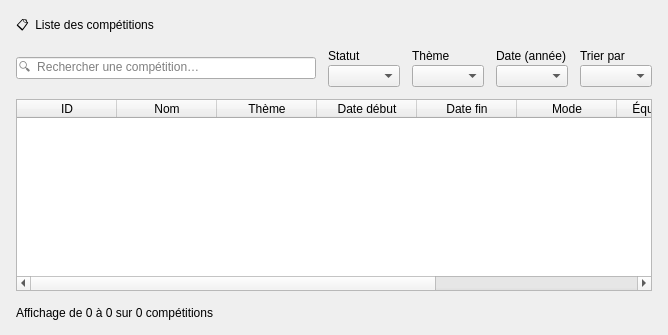
                       <widget class="QFrame" name="cardList">
                        <property name="card" stdset="0">
                         <bool>true</bool>
                        </property>
                        <layout class="QVBoxLayout" name="listLayout" stretch="0,0,1,0">
                         <property name="spacing">
                          <number>12</number>
                         </property>
                         <property name="leftMargin">
                          <number>16</number>
                         </property>
                         <property name="topMargin">
                          <number>16</number>
                         </property>
                         <property name="rightMargin">
                          <number>16</number>
                         </property>
                         <property name="bottomMargin">
                          <number>12</number>
                         </property>
                         <item>
                          <widget class="QLabel" name="lblList">
                           <property name="role" stdset="0">
                            <string notr="true">cardTitle</string>
                           </property>
                           <property name="text">
                            <string>📋  Liste des compétitions</string>
                           </property>
                          </widget>
                         </item>
                         <item>
                          <layout class="QHBoxLayout" name="filterLayout" stretch="2,1,1,1">
                           <property name="spacing">
                            <number>12</number>
                           </property>
                           <item>
                            <widget class="QLineEdit" name="search">
                             <property name="minimumSize">
                              <size>
                               <width>300</width>
                               <height>0</height>
                              </size>
                             </property>
                             <property name="placeholderText">
                              <string>🔍  Rechercher une compétition…</string>
                             </property>
                            </widget>
                           </item>
                           <item>
                            <layout class="QVBoxLayout" name="fStatutLayout">
                             <property name="spacing">
                              <number>2</number>
                             </property>
                             <item>
                              <widget class="QLabel" name="fStatutLabel">
                               <property name="role" stdset="0">
                                <string notr="true">filterLabel</string>
                               </property>
                               <property name="text">
                                <string>Statut</string>
                               </property>
                              </widget>
                             </item>
                             <item>
                              <widget class="QComboBox" name="fStatut" />
                             </item>
                            </layout>
                           </item>
                           <item>
                            <layout class="QVBoxLayout" name="fThemeLayout">
                             <property name="spacing">
                              <number>2</number>
                             </property>
                             <item>
                              <widget class="QLabel" name="fThemeLabel">
                               <property name="role" stdset="0">
                                <string notr="true">filterLabel</string>
                               </property>
                               <property name="text">
                                <string>Thème</string>
                               </property>
                              </widget>
                             </item>
                             <item>
                              <widget class="QComboBox" name="fTheme" />
                             </item>
                            </layout>
                           </item>
                           <item>
                            <layout class="QVBoxLayout" name="fDateLayout">
                             <property name="spacing">
                              <number>2</number>
                             </property>
                             <item>
                              <widget class="QLabel" name="fDateLabel">
                               <property name="role" stdset="0">
                                <string notr="true">filterLabel</string>
                               </property>
                               <property name="text">
                                <string>Date (année)</string>
                               </property>
                              </widget>
                             </item>
                             <item>
                              <widget class="QComboBox" name="fDate" />
                             </item>
                            </layout>
                           </item>
                           <item>
                            <layout class="QVBoxLayout" name="fSortLayout">
                             <property name="spacing">
                              <number>2</number>
                             </property>
                             <item>
                              <widget class="QLabel" name="fSortLabel">
                               <property name="role" stdset="0">
                                <string notr="true">filterLabel</string>
                               </property>
                               <property name="text">
                                <string>Trier par</string>
                               </property>
                              </widget>
                             </item>
                             <item>
                              <widget class="QComboBox" name="fSort" />
                             </item>
                            </layout>
                           </item>
                          </layout>
                         </item>
                         <item>
                          <widget class="QTableWidget" name="table">
                           <property name="editTriggers">
                            <set>QAbstractItemView::NoEditTriggers</set>
                           </property>
                           <property name="selectionMode">
                            <enum>QAbstractItemView::SingleSelection</enum>
                           </property>
                           <property name="selectionBehavior">
                            <enum>QAbstractItemView::SelectRows</enum>
                           </property>
                           <property name="showGrid">
                            <bool>false</bool>
                           </property>
                           <attribute name="verticalHeaderVisible">
                            <bool>false</bool>
                           </attribute>
                           <attribute name="verticalHeaderDefaultSectionSize">
                            <number>50</number>
                           </attribute>
                           <column>
                            <property name="text">
                             <string>ID</string>
                            </property>
                           </column>
                           <column>
                            <property name="text">
                             <string>Nom</string>
                            </property>
                           </column>
                           <column>
                            <property name="text">
                             <string>Thème</string>
                            </property>
                           </column>
                           <column>
                            <property name="text">
                             <string>Date début</string>
                            </property>
                           </column>
                           <column>
                            <property name="text">
                             <string>Date fin</string>
                            </property>
                           </column>
                           <column>
                            <property name="text">
                             <string>Mode</string>
                            </property>
                           </column>
                           <column>
                            <property name="text">
                             <string>Équipes max</string>
                            </property>
                           </column>
                           <column>
                            <property name="text">
                             <string>Statut</string>
                            </property>
                           </column>
                           <column>
                            <property name="text">
                             <string>Actions</string>
                            </property>
                           </column>
                          </widget>
                         </item>
                         <item>
                          <layout class="QHBoxLayout" name="listBottomLayout">
                           <item>
                            <widget class="QLabel" name="footer">
                             <property name="text">
                              <string>Affichage de 0 à 0 sur 0 compétitions</string>
                             </property>
                            </widget>
                           </item>
                           <item>
                            <spacer name="listBottomSpacer">
                             <property name="orientation">
                              <enum>Qt::Horizontal</enum>
                             </property>
                             <property name="sizeHint" stdset="0">
                              <size>
                               <width>40</width>
                               <height>20</height>
                              </size>
                             </property>
                            </spacer>
                           </item>
                           <item>
                            <widget class="QWidget" name="pagerBox">
                             <layout class="QHBoxLayout" name="pagerLayout">
                              <property name="spacing">
                               <number>6</number>
                              </property>
                              <property name="leftMargin">
                               <number>0</number>
                              </property>
                              <property name="topMargin">
                               <number>0</number>
                              </property>
                              <property name="rightMargin">
                               <number>0</number>
                              </property>
                              <property name="bottomMargin">
                               <number>0</number>
                              </property>
                             </layout>
                            </widget>
                           </item>
                          </layout>
                         </item>
                        </layout>
                       </widget>
